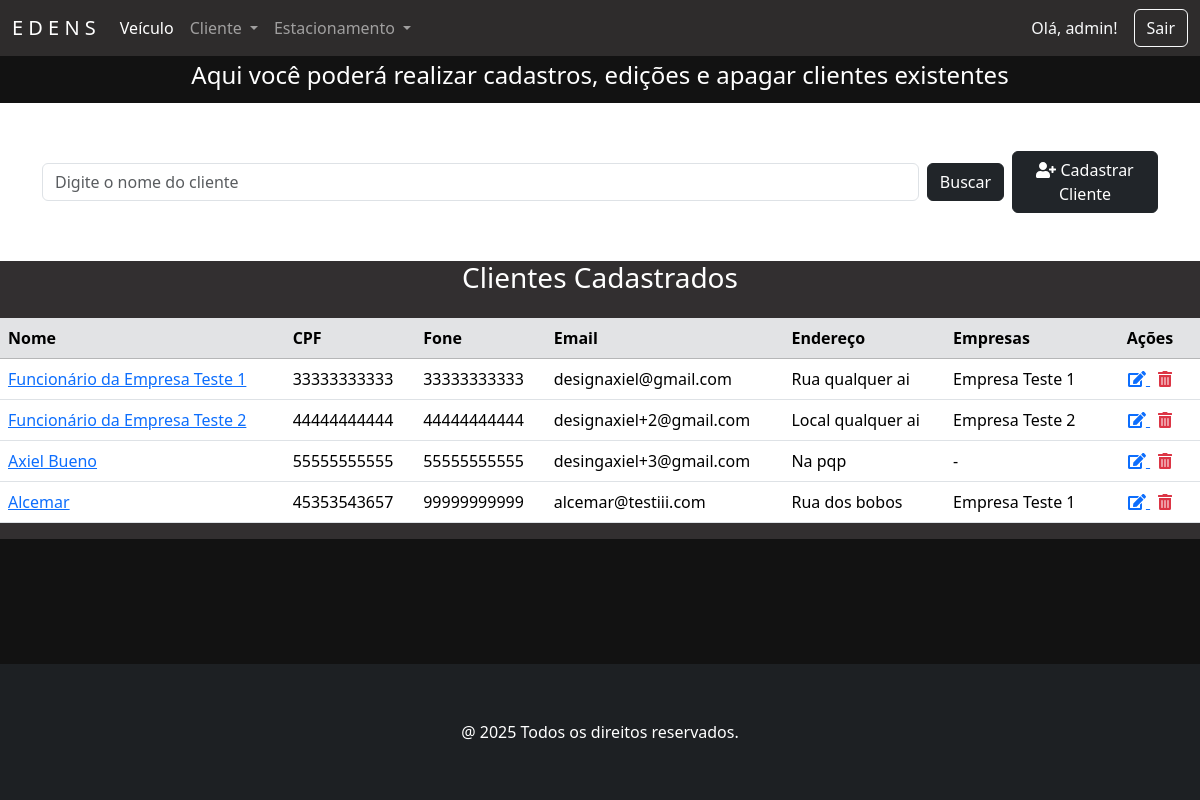
Page /clientes/ (signed in) on the earlier database version.
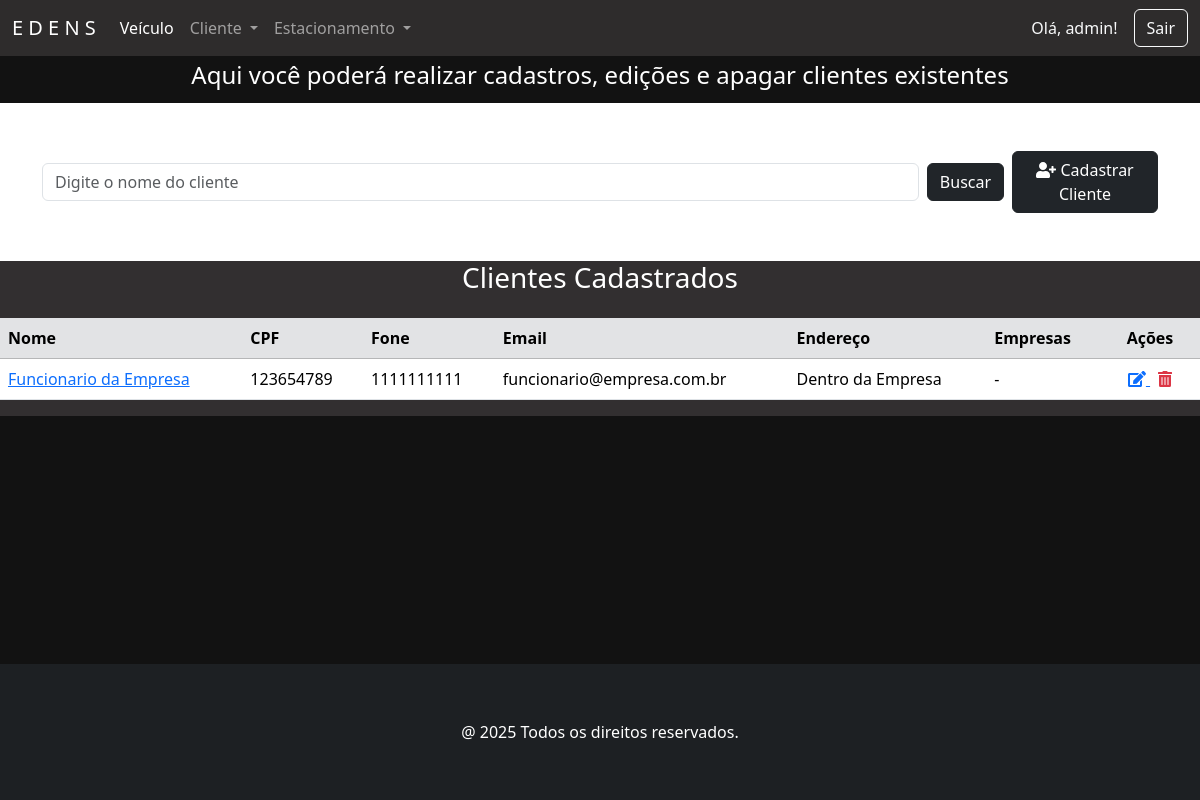
Same page on the later database version.
### pessoa/models.py (models this page shows, shortened)
class Pessoa(models.Model):
    nome = models.CharField('Nome', max_length=50, help_text='Nome completo')
    cpf = models.CharField('CPF', max_length=11, help_text='CPF completo', unique=True)
    fone = models.CharField('Fone', max_length=11, help_text='Número de telefone', unique=True)
    email = models.EmailField('Email', max_length=100, unique=True, null=True, blank=True)
    class Meta:
        abstract = True

class Cliente(Pessoa):
    endereco = models.CharField('Endereço', max_length=100, help_text='Endereço Completo')
    empresa = models.ManyToManyField(Juridico, blank=True, related_name='clientes')
    class Meta:
        verbose_name = 'Cliente'
        verbose_name_plural = 'Clientes'

### juridico/models.py (models this page shows, shortened)
class Juridico(models.Model):
    nome = models.CharField('Nome', max_length=50, help_text='Nome da Empresa', unique=True)
    cnpj = models.CharField(max_length=18, unique=True, help_text='CNPJ da Empresa')
    email = models.EmailField('Email', max_length=100, help_text='Email da Empresa', unique=True, blank=True, null=True)
    fone = models.CharField('Fone', max_length=20, help_text='Fone da Empresa', unique=True)
    class Meta:
        verbose_name = 'Juridico'
        verbose_name_plural = 'Juridicos'

### pessoa/views.py (the view)
# urls.py: path('clientes/', ClienteView.as_view(), name='clientes'),
class ClienteView(PermissionRequiredMixin, ListView):
    permission_required = 'pessoa.view_cliente'
    permission_denied_message = 'Visualizar cliente'
    model = Cliente
    model = Cliente
    template_name ='pessoas.html'
    def get_queryset(self):
        buscar = self.request.GET.get('buscar')
        qs = super(ClienteView, self).get_queryset()
        if buscar:
            qs = qs.filter(nome__icontains=buscar)
        if qs.count() > 0:
            paginator = Paginator(qs, 10)
            listagem = paginator.get_page(self.request.GET.get('page'))
            return listagem
        else:
            return messages.info(self.request, 'Não existem clientes cadastrados.')

### pessoa/templates/pessoas.html (shortened to what this page needs)
{% extends 'principal.html' %}
{% load django_bootstrap5 %}
{% load static %}
{% block content %}
    <div class="contaier-flex text-center text-white" style="background-color: #121212; padding: 5px">
        <h4>Aqui você poderá realizar cadastros, edições e apagar clientes existentes</h4>
    </div>
    <section class="section">
    <div class="container mb-5 mt-5">
        <form action="" method="GET" class="d-flex justify-content-start align-items-center gap-2">
            <input class="form-control" type="text" name="buscar" value="{{ request.GET.buscar }}"
                   placeholder="Digite o nome do cliente" style="max-width: 900px;">
            <button type="submit" class="btn btn-dark">Buscar</button>
            <a href="{% url 'cliente_adicionar' %}" class="btn btn-dark">
                <i class="fas fa-user-plus"></i> Cadastrar Cliente
            </a>
        </form>
    </div>
</section>
        {% if object_list %}
        <div class="card-body" style="background-color: #322f30">
            <h3 class="text-center text-white mb-4">Clientes Cadastrados</h3>
            <div class="table-responsive">
                <table class="table table-hover">
                    <thead class="table-secondary">
                        <tr>
                            <th>Nome</th>
                            <th>CPF</th>
                            <th>Fone</th>
                            <th>Email</th>
                            <th>Endereço</th>
                            <th>Empresas</th>
                            <th style="width: 100px; text-align: center">Ações</th>
                        </tr>
                    </thead>
                    <tbody>
                        {% for cliente in object_list %}
                        <tr>
                            <td>
                                <a href="#" data-bs-toggle="modal" data-bs-target="#modal{{ cliente.id }}">
                                    {{ cliente.nome }}
                                </a>
                            </td>
                            <td>{{ cliente.cpf }}</td>
                            <td>{{ cliente.fone }}</td>
                            <td>{{ cliente.email }}</td>
                            <td>{{ cliente.endereco }}</td>
                            <td>
                                {% for empresa in cliente.empresa.all %}
                                    {{ empresa.nome }}{% if not forloop.last %}, {% endif %}
                                {% empty %}
                                    -
                                {% endfor %}
                            </td>
                            <td class="text-center">
                                <a href="{% url 'cliente_editar' cliente.pk %}" class="me-2" title="Editar">
                                    <i class="fas fa-edit"></i>
                                </a>
                                <a href="{% url 'cliente_apagar' cliente.pk %}" title="Apagar" class="text-danger">
                                    <i class="fas fa-trash-alt"></i>
                                </a>
                            </td>
                        </tr>
                        {% endfor %}
                    </tbody>
                </table>
            </div>
        </div>
        {% else %}
            <p class="text-center mt-4">Nenhum cliente encontrado.</p>
        {% endif %}
    </div>
{% endblock %}

### home/templates/principal.html (shortened to what this page needs)
<!DOCTYPE html>
{% load static %}
{% load django_bootstrap5 %}
<html lang="pt-br">
{% block head %}
    {% include 'head.html' %}
{% endblock %}
<body class="d-flex flex-column min-vh-100">
<div class="container-float bg-white">
    <nav class="navbar navbar-expand-lg navbar-custom navbar-dark sticky-top">
        <div class="container-fluid">
            <a class="navbar-brand" href="{% url 'index' %}">E D E N S</a>
            <div class="collapse navbar-collapse" id="navbarSupportedContent">
                {% if user.is_authenticated %}
                    <ul class="navbar-nav me-auto mb-2 mb-lg-0">
                        <li class="nav-item">
                            <a class="nav-link active" href="{% url 'veiculo' %}">Veículo</a>
                        </li>
                        <li class="nav-item dropdown">
                            <a class="nav-link dropdown-toggle" href="#" role="button" data-bs-toggle="dropdown"
                               aria-expanded="false">
                                Cliente
                            </a>
                        </li>
                        <li class="nav-item dropdown">
                            <a class="nav-link dropdown-toggle" href="#" role="button" data-bs-toggle="dropdown"
                               aria-expanded="false">
                                Estacionamento
                            </a>
                        </li>
                    </ul>
                    <div class="d-flex align-items-center">
                        <span class="text-light me-3">Olá, {{ user.username }}!</span>
                        <form method="post" action="{% url 'logout' %}">
                            <button type="submit" class="btn btn-outline-light">Sair</button>
                        </form>
                    </div>
                {% else %}
                    <div class="d-flex align-items-center ms-auto">
                        <a href="{% url 'login' %}" class="btn btn-outline-light">Login</a>
                    </div>
                {% endif %}
            </div>
        </div>
    </nav>
    {% block content %}
    {% endblock %}
</body>
{% block footer %}
    {% include "footer.html" %}
{% endblock %}
</html>

### home/templates/head.html (shortened to what this page needs)
{% load static %}
<head>
    <link rel="stylesheet" href="https://cdn.es.gov.br/fonts/font-awesome/css/font-awesome.min.css">
    <link rel="stylesheet" href="https://cdn.jsdelivr.net/npm/bootstrap@5.3.3/dist/css/bootstrap.min.css"
/>
    <link rel="stylesheet" href="{% static 'css/estilos.css' %}">
</head>

### home/templates/footer.html (shortened to what this page needs)
<section class="section bg-dark p-2 bg-opacity-75 mt-auto">
    <div class="container text-center p-5">
        <p class="text-white m-0">@ 2025 Todos os direitos reservados.</p>
    </div>
</section>

### static/css/estilos.css (style rules this page uses)
.navbar-custom { background-color: #2e2c2c; }
body:not(.navbar-custom) { background-color: #121212; }

Differences in the rows shown:
removed Cliente: nome "Funcionário da Empresa Teste 1", cpf "33333333333", fone "33333333333", email "designaxiel@gmail.com", endereco "Rua qualquer ai"
removed Juridico: nome "Empresa Teste 1"
removed Cliente: nome "Funcionário da Empresa Teste 2", cpf "44444444444", fone "44444444444", email "designaxiel+2@gmail.com", endereco "Local qualquer ai"
removed Juridico: nome "Empresa Teste 2", shown under "Funcionário da Empresa Teste 2"
removed Cliente: nome "Axiel Bueno", cpf "55555555555", fone "55555555555", email "desingaxiel+3@gmail.com", endereco "Na pqp"
removed Cliente: nome "Alcemar", cpf "45353543657", fone "99999999999", email "alcemar@testiii.com", endereco "Rua dos bobos"
added Cliente: nome "Funcionario da Empresa", cpf "123654789", fone "1111111111", email "funcionario@empresa.com.br", endereco "Dentro da Empresa"
